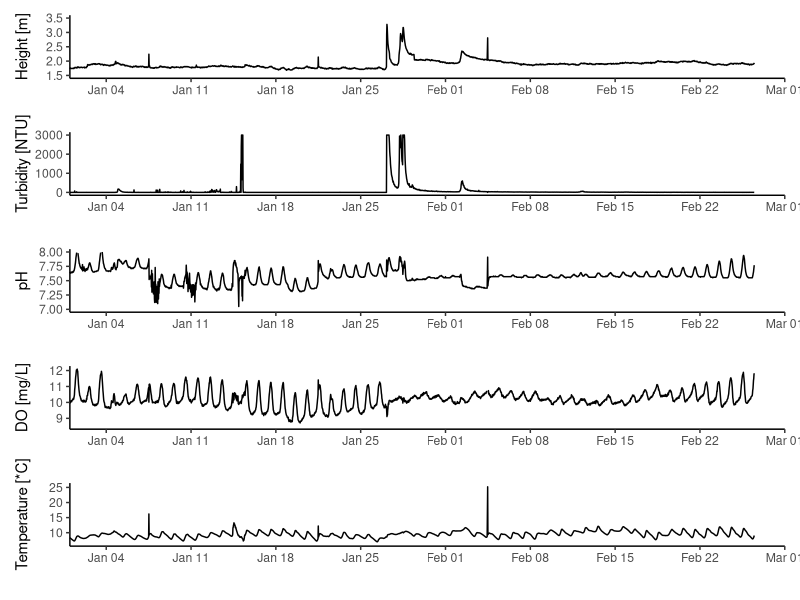
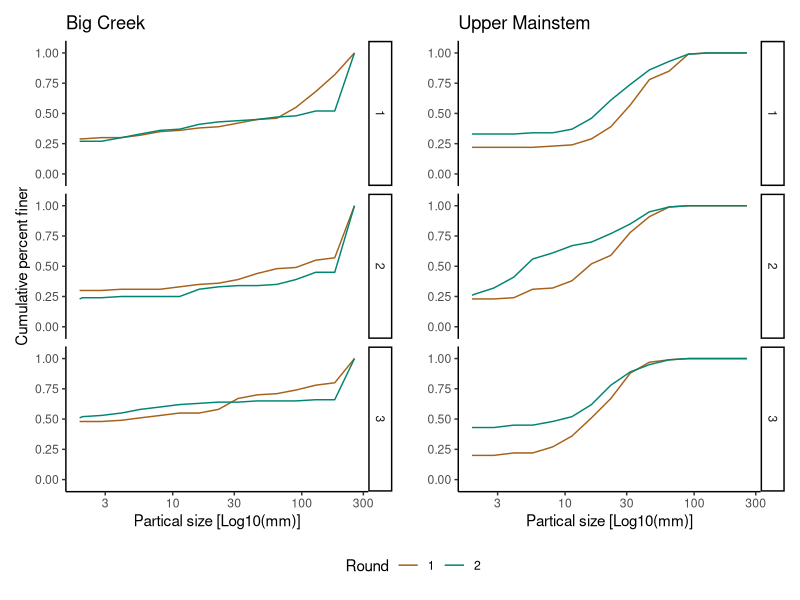
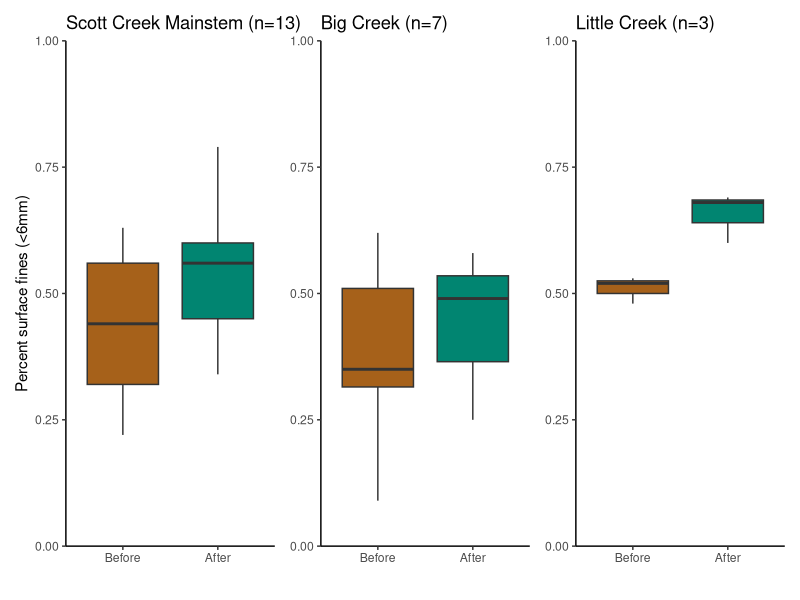
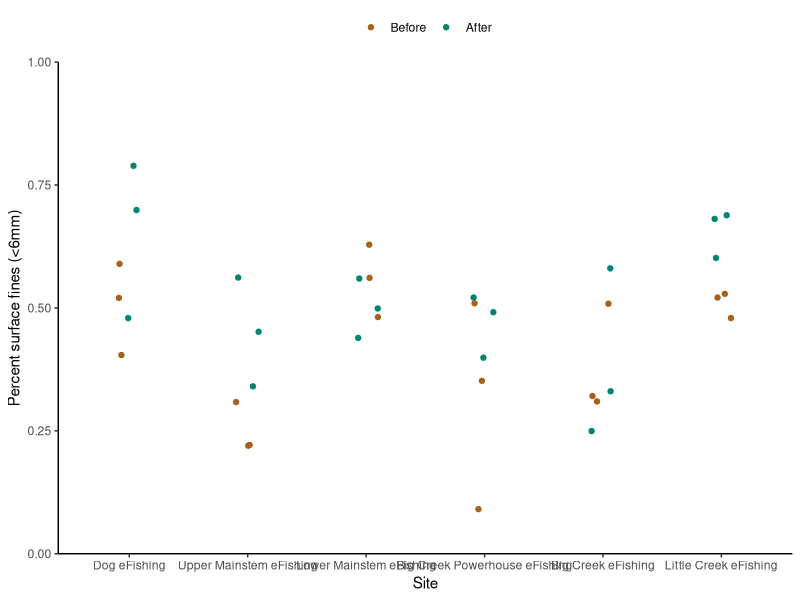

Recreate these plots in R, in order.
## ---- chunk 1
knitr::opts_chunk$set(
  collapse = TRUE,
  comment = "#>"
)
## ---- chunk 2
library(tidyverse)
library(dplyr)
library(lubridate)
# library(ggplot2)
library(patchwork)

## ---- chunk 3

wq.dat <- read.csv("Data/Scott_Creek_Weir_Hydrolab_20210303.csv", sep = ",", header = T) #Initial water qualiy test dataset.

wq <- wq.dat %>% #Start formatting columns into r "tidy" structure.
  mutate(Date = mdy(Date)) %>% #R sees dates as Year-Month-Day this tells it where to get that info from the date column.
  mutate(Time = hms(Time)) %>% # Tells r this column is Hours:Min:Sec
  mutate(TS = as.POSIXct(Date + Time)) %>% #making a new column with timestamp by combining Date and Time
  select(Date, TS, Temp_C, TurbSC_NTU, Dep100_m, pH, Sal_ppt, LDO_mg_l)#pair down dataset to what we need

## ---- chunk 4
str(wq)
## ---- chunk 5

#Set data limits
limits = as.POSIXct(c("2021-01-01 00:00:00", "2021-03-01 00:00:00"))

#Start making plots
#Water depth
depth.plot <- ggplot(wq, aes(x = TS, y = Dep100_m)) +
  geom_line() +
  scale_x_datetime(name = "",
                   date_breaks = "1 week", date_labels = ("%b %d"),
                   limits = limits, expand = c(0,0)) +
  scale_y_continuous(name = "Height [m]", limits = c(1.5, 3.5)) +
theme_classic()

#Turbidity
turb.plot <- ggplot(wq, aes(x = TS, y = TurbSC_NTU)) +
  geom_line() +
  scale_x_datetime(name = "",
                   date_breaks = "1 week", date_labels = ("%b %d"),
                   limits = limits, expand = c(0,0)) +
  scale_y_continuous(name = "Turbidity [NTU]", limits = c(0, 3000)) +
theme_classic()

#pH
pH.plot <- ggplot(wq, aes(x = TS, y = pH)) +
  geom_line() +
  scale_x_datetime(name = "",
                   date_breaks = "1 week", date_labels = ("%b %d"),
                   limits = limits, expand = c(0,0)) +
  scale_y_continuous(name = "pH", limits = c(7, 8)) +
theme_classic()

#DO
do.plot <- ggplot(wq, aes(x = TS, y = LDO_mg_l)) +
  geom_line() +
  scale_x_datetime(name = "",
                   date_breaks = "1 week", date_labels = ("%b %d"),
                   limits = limits, expand = c(0,0)) +
  scale_y_continuous(name = "DO [mg/L]", limits = c(8.5, 12.1)) +
theme_classic()

#Temperature
temp.plot <- ggplot(wq, aes(x = TS, y = Temp_C)) +
  geom_line() +
  scale_x_datetime(name = "",
                   date_breaks = "1 week", date_labels = ("%b %d"),
                   limits = limits, expand = c(0,0)) +
  scale_y_continuous(name = "Temperature [*C]", limits = c(6.5, 25.5)) +
theme_classic()


# #Salinity - not much to see since its freshwater the whole time.
# sal.plot <- ggplot(wq, aes(x = TS, y = Sal_ppt)) +
#   geom_line() +
#   scale_x_datetime(name = "",
#                    date_breaks = "1 week", date_labels = ("%b %d"),
#                    limits = limits, expand = c(0,0)) +
#   scale_y_continuous(name = "Salinity [ppt]", limits = c(8.5, 12.1)) +
# theme_classic()


#Using Patchwork pckage to put individual plots together into one multi-plot
depth.plot / turb.plot / pH.plot / do.plot / temp.plot

## ---- chunk 6
# library(lubridate)
# library(ggplot2)
# library(scales)
# library(gridExtra)
# library(dplyr)
# options(scipen = 999)

# #Bring in datasets
# gage.dat <- read.csv("data/Gagedata_XXX.csv", h = T)#Flows up to 30 January 2021 6891 obs of 2 var.
# 
# #Clean up hydrograph data
# gage <- gage.dat %>% #Start formatting columns into r "tidy" structure.
#   mutate(DT = mdy_hm(as.character(timestamp))) %>% # clean up time data
#   mutate(stage_m = stage_ft*0.3048) %>% #Convert from ft to m
#   select(DT, stage_m)
# 
# str(gage)
# 
# #Hydrograph 
# #Plot 1 - basic plot
# ggplot(gage,aes(DT,stage_m)) +
#   geom_point() +
#   scale_x_datetime(name = "",
#                    date_breaks = "1 month", date_labels = ("%b")) +
#   scale_y_continuous(name = "Height (m)") +
# theme_classic() 
## ---- chunk 7

#Test Data
pc.dat.test <- read.csv("Data/Scott_Creek_Pebble_Testdata_20210315.csv", sep = ",", header = T) #Initial pebble count test dataset. It consists of one transects worth of data.

pc.test <- pc.dat.test %>% #Start formatting columns into r "tidy" structure.
  mutate(Date = mdy(Date)) %>% 
  mutate(Round = as.factor(Round)) %>% #change column to type = factor
  mutate(Long_Station = as.numeric(Long_Station)) %>% #change column to type = numeric.
  mutate(Category_total = as.numeric(Category_total)) %>% #change column to type = numeric.
  arrange(Size_class_mm) %>% #makes sure data goes from smallest to larges pebble sizes.
  mutate(Percent_finer = cumsum(Category_total)/sum(Category_total)) #creat column for percent finer than.



#Real (whole) Data
pc.dat <- read.csv("Data/Scott_Creek_Pebble_20210319.csv", sep = ",", header = T) #736 obs of 7 var.

pc <- pc.dat %>% #Start formatting columns into r "tidy" structure.
  mutate(Date = ymd(Date)) %>% 
  mutate(Round = as.factor(Round)) %>% #change column to type = factor
  mutate(Long_Station = as.numeric(Long_Station)) %>% #change column to type = numeric.
  mutate(Category_total = as.numeric(Category_total)) %>% #change column to type = numeric.
  mutate(Transect = replace_na(Transect, 0)) %>% #replace na (for PCX transects) with a zero 
  group_by(Round, Site, Transect) %>% #Tells r to group each individual transect worth of data to calculate % finer.
  arrange(Size_class_mm) %>% #makes sure data goes from smallest to larges pebble sizes.
  mutate(Percent_finer = cumsum(Category_total)/sum(Category_total)) #creat column for percent finer than. 


## ---- chunk 8
str(pc)
## ---- chunk 9

test.bc <- pc %>% 
  filter(Site == "Big Creek eFishing")

#Big Creek Plot
bc <- ggplot(test.bc, aes(Size_class_mm, Percent_finer, color = Round)) +
  geom_line() +
  facet_grid(Transect ~ .) +
  scale_x_log10(name = "Partical size [Log10(mm)]") +
  scale_y_continuous(name = "Cumulative percent finer", limits = c(0,1), expand = c(0,.1)) +
  scale_color_manual(values = c("#a6611a", "#018571")) +
  theme_classic() +
  ggtitle("Big Creek")

test.um <- pc %>% 
  filter(Site == "Upper Mainstem eFishing")

#Upper Mainstem Plot - Not much change in the lower watershed. 
um <- ggplot(test.um, aes(Size_class_mm, Percent_finer, color = Round)) +
  geom_line() +
  facet_grid(Transect ~ .) +
  scale_x_log10(name = "Partical size [Log10(mm)]") +
  scale_y_continuous(name = "", limits = c(0,1), expand = c(0,.1)) +
  scale_color_manual(values = c("#a6611a", "#018571")) +
  theme_classic() +
  ggtitle("Upper Mainstem")

#Put plots together using patchwork
bc + um +
  plot_layout(guides = 'collect') & 
  theme(legend.position = 'bottom') 
  # plot_annotation(caption = 'If the blue line starts above the tan line, it means the surface sediment became finer after the first flush.')
  
## ---- chunk 10

#Pebble Count Summary Stat code from C. Nicol :)

calculate_dx <- function(dx, size, prcnt_finer) {
  # Purpose: Calculate the grainsize for a given percentile
  # Method: Interpolate a straight line between the two bounding points
  # Input:  df - Dataframe with percent finer than data, dx - desired output percentile
  
  # Output: Grainsize at dx
  
  dx <- dx/100
  
  data.frame(size = size, prcnt_finer = prcnt_finer) %>%
    mutate(abovex = min(size[prcnt_finer > dx]),
           lessx = max(size[prcnt_finer <= dx])) %>%
    filter(size %in% c(abovex, lessx)) %>%
    mutate(slope = (max(prcnt_finer) - min(prcnt_finer)) / (max(size) - min(size))) %>%
    filter(size == lessx) %>%
    mutate(run = (dx - prcnt_finer) / slope,
           dx_size = size + run,
           dx = dx * 100) %>%
    pull(dx_size)
  
}

#Call in what you want to calculate. In this case its the median grain size (D50) of the test dataset (one site). 

calculate_dx(50, pc.test$Size_class_mm, pc.test$Percent_finer)

#Note, it will give you an error if the first category (i.e. <2mm) is greater than the percential you want to calculate.

# calculate_dx(16, pc.test$Size_class_mm, pc.test$Percent_finer) #error generated becuase you want to calculate the D16 and <2mm is 40% of the sample.

#Once we have this function set up, loop through D16, D50 and D84 for the one site.
dxs <- c(16, 50, 84) # choose which percentiles to calculate (e.g. D16, D50, D84)

names(dxs) <- paste0('d', dxs)

sapply(dxs, calculate_dx, size = pc.test$Size_class_mm, prcnt_finer = pc.test$Percent_finer)



# Calculate summary stats for multiple transects all at once
#Test dataset
pc2.test <- pc.test %>%
  summarize(
    d50 = calculate_dx(50, size = pc.test$Size_class_mm, prcnt_finer = pc.test$Percent_finer),
    d84 = calculate_dx(84, size = pc.test$Size_class_mm, prcnt_finer = pc.test$Percent_finer))

####START HERE####
#NOT WORKING FOR THE WHOLE DATASET!
####

# pc2 <- pc %>%
#   # group_by(Site, Transect, Round) %>% # Creates a unique grouping variable
#   summarize(
#             # d16 = calculate_dx(16, size = pc.test$Size_class_mm, prcnt_finer = pc.test$Percent_finer),
#     d50 = calculate_dx(50, size = pc$Size_class_mm, prcnt_finer = pc$Percent_finer),
#     d84 = calculate_dx(84, size = pc$Size_class_mm, prcnt_finer = pc$Percent_finer))

## ---- chunk 11

pc3.mainstem.fines <- pc %>% 
  filter(Size_class_mm == 5.6) %>% #select the fines size class.
    filter(Long_Station < 8) %>% #mainstem stations
  filter(Transect == 0 | Transect == 2) #use T2 (midpoint) for each eFishing reach.

a <- ggplot(pc3.mainstem.fines, aes(x = Long_Station, y = Percent_finer, color = Round)) +
  geom_line() +
  geom_point() +
scale_y_continuous(name = "Percent surface fines", limits = c(0,1.0), expand = c(0,0)) +
scale_x_continuous(name = "Station Number", limits = c(1,7), breaks = seq(0,7,1)) +
scale_color_manual(values = c("#a6611a", "#018571"), labels = c("Before", "After")) +
theme_classic() +
  geom_hline(yintercept = 0, lty = 2) +
  labs(title = "A") +
       # subtitle = "Flow is from right (upstream) to left (downstream)") +
       # caption = "The meainstem between Big and Little Creeks (Station 3) and the upper watershed \n (Stations 6 and 7) had the biggest increases in fine sediment.")
  theme(axis.title.x = element_blank(),
        axis.text.x = element_blank(),
        legend.position = "top",
        legend.title = element_blank())

## ---- chunk 12

# #Subset data by Round
# pc3.r1 <- pc %>%
#   filter(Round == 1) %>% #Round 1 data
#   filter(Size_class_mm == 5.6) #focus on the 5.6 size class for each transect
# 
# 
# pc3.r2 <- pc %>%
# filter(Round == 2) %>% #Round 2 data
#   filter(Size_class_mm == 5.6) #focus on the 5.6 size class for each transect
# 
# #Spread data into long format to calculate % change
# pc3 <- full_join(pc3.r1, pc3.r2, by = c("Site", "Transect")) %>% #Joins the two rounds of data
#   mutate(fines_per_change = Percent_finer.y - Percent_finer.x) %>% #Subract round 1 from round 2. A positive number means an increase in fines after the first flush.
#   mutate(Long_Station = Long_Station.x) %>% #relabeling station for clarity
#   select(Site, Transect, Long_Station, fines_per_change)
# 
# #Plot % fines change over longitudinal station distance
# 
# #Subset data by mainstem vs tributary stations (See above for station number key)
# pc3.mainstem <- pc3 %>%
#   filter(Long_Station < 8) %>%
#   filter(Transect == 0 | Transect == 2)
# 
# pc3.bigcreek <- pc3 %>%
#   filter(Long_Station > 7 & Long_Station < 11) %>%
#   filter(Transect == 0 | Transect == 2)
# 
# pc3.littlecreek <- pc3 %>%
#   filter(Long_Station == 11) %>%
#   filter(Transect == 0 | Transect == 2)
# 
# #Subset efishing reaches to make ranges for plot
# stattest <- pc3 %>%
#   filter(Long_Station == 7)
# 
# #Mainstem plot
# 
# b <- ggplot(pc3.mainstem, aes(x = Long_Station, y = fines_per_change)) +
#   geom_line() +
#   geom_point() +
# scale_y_continuous(name = "Change in percent fines", limits = c(-0.2,0.45), breaks = seq(-0.2,0.45,.1), expand = c(0,0)) +
# scale_x_continuous(name = "Station Number", limits = c(1,7), breaks = seq(0,7,1)) +
# theme_classic() +
#   geom_hline(yintercept = 0, lty = 2) +
#   # geom_segment(x = 1, y = -0.13, xend = 1, yend = 0.08, lty = 3) + #variation in Station 1
#   # geom_segment(x = 6, y = 0.12, xend = 6, yend = 0.25, lty = 3) + #variation in Station 6
#   # geom_segment(x = 7, y = -0.11, xend = 7, yend = 0.3857, lty = 3) + #variation in Station 7
# labs(title = "B")
#   # labs(title = "Change in percent fines (<6mm) along the mainstem",
#   #      subtitle = "Flow is from right (Upstream) to left (Downstream)",
#   #      caption = "The meainstem between Big and Little Creeks (Station 3) and the upper watershed \n (Stations 6 and 7) had the biggest increases in fine sediment. \n Dotted vertical lines are ranges at the eFishing sites.")
# 
# a / b
## ---- chunk 13

#Boxplot of percent surface fines using all sites/transects

 pc4.fines <- pc %>% 
  filter(Size_class_mm == 5.6)
 
 plot.pc4.fines.all <- ggplot(pc4.fines, aes(x = Round, y = Percent_finer)) +
   geom_boxplot() +
   scale_y_continuous(name = "Percent surface fines (<6mm)", limits = c(0,1),
                      expand = c(0,0))  +
  ggtitle("All sites")
 
#Boxplot of percent surface fines on mainstem
 pc4.fines.mainstem <- pc %>% 
  filter(Size_class_mm == 5.6) %>% 
  filter(Long_Station < 8)

 plot.pc4.fines.mainstem <- ggplot(pc4.fines.mainstem, aes(x = Round, y = Percent_finer)) +
   geom_boxplot(fill = c("#a6611a", "#018571")) +
   scale_x_discrete(name = "", limits = c("1","2"), labels = c("Before", "After")) +
   scale_y_continuous(name = "Percent surface fines (<6mm)", limits = c(0,1),
                      expand = c(0,0)) +
   theme_classic() +
   ggtitle("Scott Creek Mainstem (n=13)")
 
#Boxplot of percent surface fines on Big Creek
 pc4.fines.bc <- pc %>% 
  filter(Size_class_mm == 5.6) %>% 
  filter(Long_Station > 7 & Long_Station < 11)

 plot.pc4.fines.bc <- ggplot(pc4.fines.bc, aes(x = Round, y = Percent_finer)) +
   geom_boxplot(fill = c("#a6611a", "#018571")) +
   scale_x_discrete(name = "", limits = c("1","2"), labels = c("Before", "After")) +
   scale_y_continuous(name = "Percent surface fines (<6mm)", limits = c(0,1),
                      expand = c(0,0)) +
   theme_classic() +
   theme(axis.title.y = element_blank()) +
   ggtitle("Big Creek (n=7)")
   
 
#Boxplot of percent surface fines on Little Creek
 pc4.fines.lc <- pc %>% 
  filter(Size_class_mm == 5.6) %>% 
  filter(Long_Station == 11)

 plot.pc4.fines.lc <- ggplot(pc4.fines.lc, aes(x = Round, y = Percent_finer)) +
   geom_boxplot(fill = c("#a6611a", "#018571")) +
   scale_x_discrete(name = "", limits = c("1","2"), labels = c("Before", "After")) +
   scale_y_continuous(name = "Percent surface fines (<6mm)", limits = c(0,1),
                      expand = c(0,0)) +
   theme_classic() +
   theme(axis.title.y = element_blank()) +
   ggtitle("Little Creek (n=3)")
 
#Put plots together using patchwork
plot.pc4.fines.mainstem +  plot.pc4.fines.bc +  plot.pc4.fines.lc


#Variation in Percent Fines for each eFishing Site starting with pc4.fines

#Grab the eFishing sites
pc4.efishing <- pc4.fines %>% 
  filter(grepl('eFishing', Site)) #using grepl to select all sites with "efishing" in the name 

#Tell r Sites will be in a specific order.
pc4.efishing$Site <- factor(pc4.efishing$Site, levels = c("Dog eFishing","Upper Mainstem eFishing","Lower Mainstem eFishing","Big Creek Powerhouse eFishing","Big Creek eFishing", "Little Creek eFishing"),ordered = TRUE)

#Scatterplot to see the variation (3 transects) in percent fines for each eFishing Site.
ggplot(pc4.efishing, aes(x = Site, y = Percent_finer, color = Round)) +
  geom_jitter(width = 0.1) +
  scale_y_continuous(name = "Percent surface fines (<6mm)", limits = c(0,1),
                      expand = c(0,0)) +
  scale_color_manual(values = c("#a6611a", "#018571"), labels = c("Before", "After")) +
  theme_classic() +
  theme(legend.position = "top",
        legend.title = element_blank())



#Need to figure out if we are using T Tests or Chi-squared test for independance?

#Before running the t tests we need to think about independance (repeated measures??. 

#Mainstem
 pc4.fines.mainstem.r1 <-  pc4.fines.mainstem %>% 
     filter(Round == 1) %>% #Round 1 data  
     select(Percent_finer)
 
pc4.fines.mainstem.r2 <-  pc4.fines.mainstem %>% 
     filter(Round == 2) %>% #Round 2 data
     select(Percent_finer)

# t.test( pc4.fines.mainstem.r1$Percent_finer,  pc4.fines.mainstem.r2$Percent_finer, alternative = "two.sided") #May need to adjust the alternative to "greater than".

# Big Creek

 pc4.fines.bc.r1 <-  pc4.fines.bc %>% 
     filter(Round == 1) %>% #Round 1 data  
     select(Percent_finer)
 
pc4.fines.bc.r2 <-  pc4.fines.bc %>% 
     filter(Round == 2) %>% #Round 2 data
     select(Percent_finer)

# t.test( pc4.fines.bc.r1$Percent_finer,  pc4.fines.bc.r2$Percent_finer, alternative = "two.sided") #May need to adjust the alternative to "greater than".

#Little Creek
 pc4.fines.lc.r1 <-  pc4.fines.lc %>% 
     filter(Round == 1) %>% #Round 1 data  
     select(Percent_finer)
 
pc4.fines.lc.r2 <-  pc4.fines.lc %>% 
     filter(Round == 2) %>% #Round 2 data
     select(Percent_finer)

# t.test( pc4.fines.lc.r1$Percent_finer,  pc4.fines.lc.r2$Percent_finer, alternative = "two.sided") #May need to adjust the alternative to "greater than".

